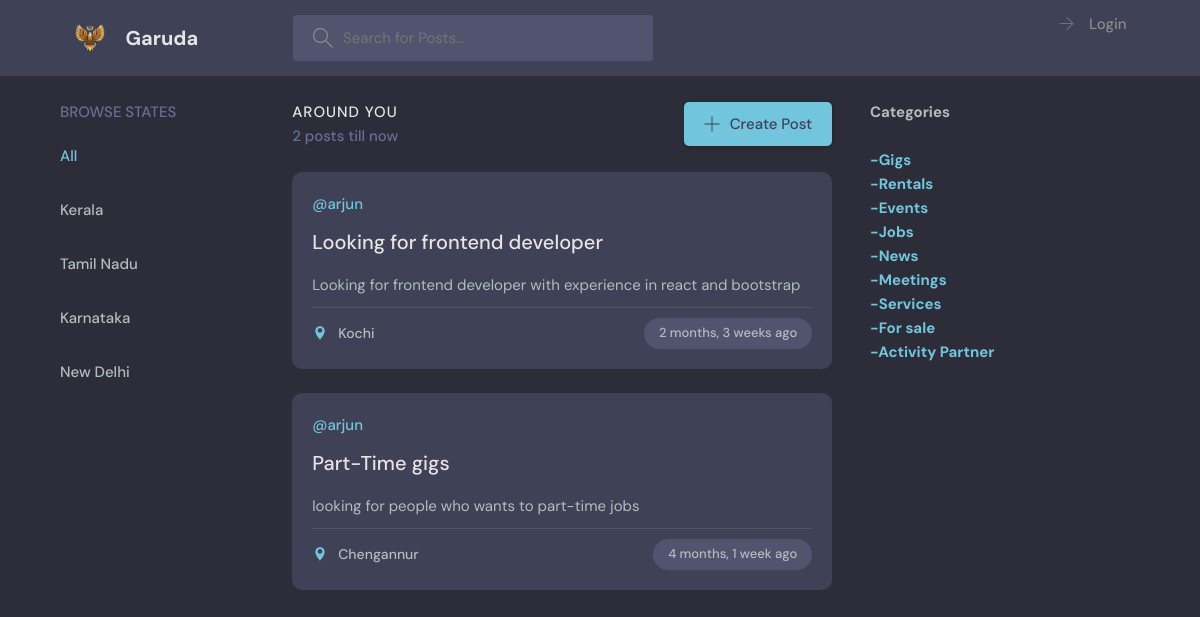
The app's page /, older data.
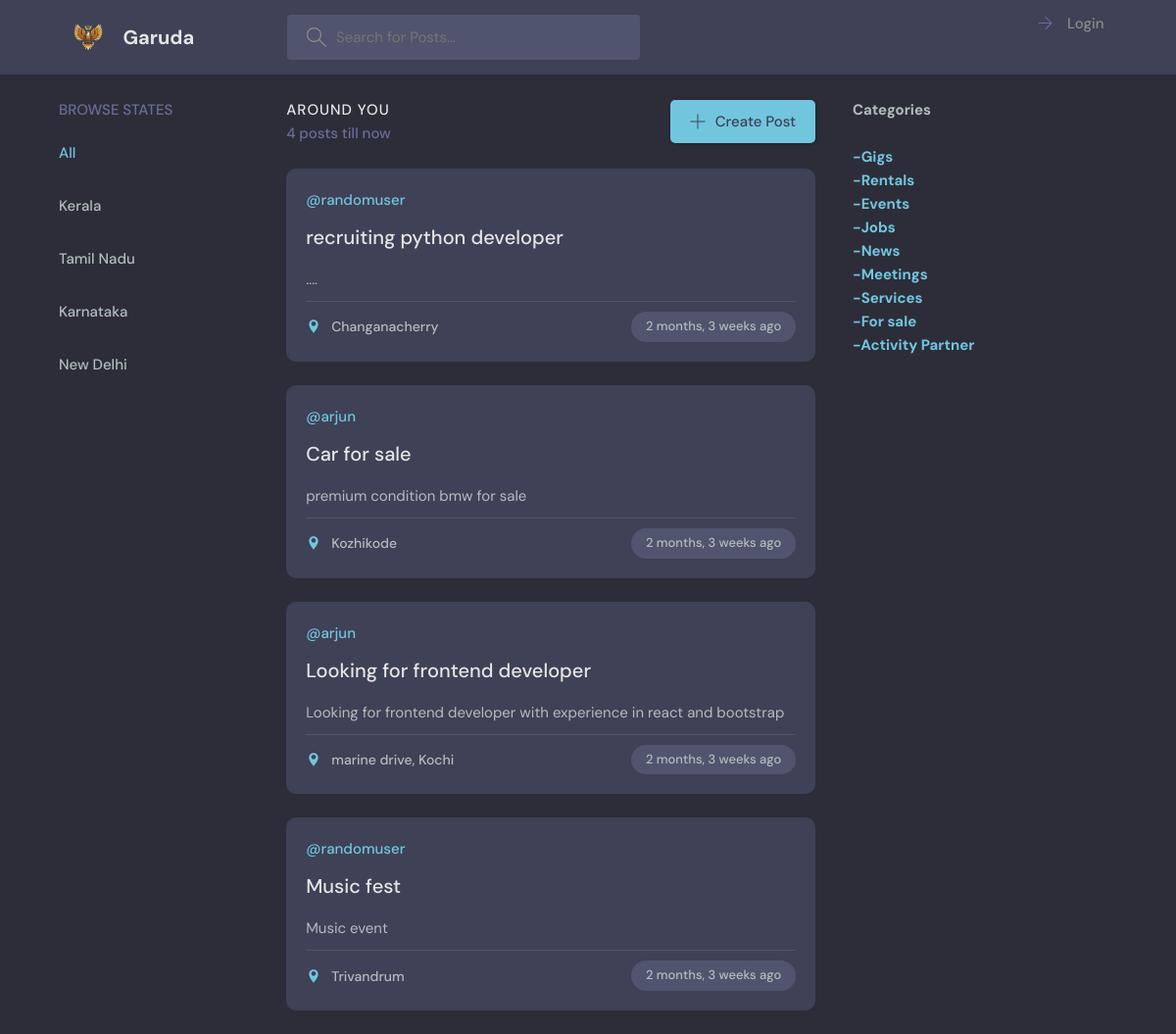
The same page, newer data.
### base/models.py (models this page shows, shortened)
class Post(models.Model):
    category = models.CharField(null=True,max_length=50,default='')
    host = models.ForeignKey(User, on_delete=models.SET_NULL,null=True)
    title = models.CharField(max_length=100)
    description = models.TextField(null=True, blank=True)
    location = models.CharField(null=True, max_length=200,default='')
    city = models.CharField(null=True, max_length=200)
    state = models.CharField(null=True, max_length=200)
    contact = models.TextField(null=False)
    updated = models.DateTimeField(auto_now=True)   #saves time when model is updated
    created = models.DateTimeField(auto_now_add=True) #saves time when model is created (only one time)
    class Meta:
        ordering = [Random()]

### base/views.py (the view)
# urls.py: path('',views.home,name="home"),
def home(request):
    q = request.GET.get('q') if request.GET.get('q') != None else ''
    posts = Post.objects.filter(
    Q(city__icontains=q) |
    Q(title__icontains=q) |
    Q(location__icontains=q) |
    Q(description__icontains=q) |
    Q(host__username__icontains=q) |
    Q(category__icontains=q) |
    Q(state__icontains=q) |
        (Q(city__icontains=q) & Q(title__icontains=q)) |
        (Q(city__icontains=q) & Q(category__icontains=q))
    )
    post_count = posts.count()
    flag = True
    categories = ['Gigs','Rentals','Events','Jobs','News','Meetings','Services','For sale','Activity Partner']
    statelist = ['Kerala','Tamil Nadu','Karnataka','New Delhi']
    context = {'posts': posts,'post_count':post_count,'categories': categories,'statelist':statelist,'flag':flag}
    return render(request,'base/home.html',context)

### base/templates/base/home.html (shortened to what this page needs)
{% extends 'main.html' %}
{% block content %}
    <main class="layout layout--3">
      <div class="container">
        {% include 'base/searchcities.html' %}
        <div class="roomList">
          <div class="roomList__header">
            <div>
              {%if flag%}
              <h2>Around you </h2>
              <p>{{post_count}} posts till now </p>
              {%else%}
              <div>
                <h2>Your Posts </h2>
              </div>
              {%endif%}
            </div>
            <a class="btn btn--main" href="{% url 'createpost' %}">
              <svg version="1.1" xmlns="http://www.w3.org/2000/svg" width="32" height="32" viewBox="0 0 32 32">
                <title>add</title>
                <path
                  d="M16.943 0.943h-1.885v14.115h-14.115v1.885h14.115v14.115h1.885v-14.115h14.115v-1.885h-14.115v-14.115z"
                ></path>
              </svg>
              Create Post
            </a>
          </div>
          {%include 'base/feed.html' %}
        </div>
        {% include 'base/categories.html' %}
      </div>
    </main>
    {%endblock%}

### base/templates/base/feed.html (shortened to what this page needs)
{%for post in posts%}
<div class="roomListRoom">
    <div class="roomListRoom__header">
      <a href="profile.html" class="roomListRoom__author">
        <span>@{{post.host.username}}</span>
      </a>
    </div>
    <div class="roomListRoom__content">
      <a href="{% url 'post' post.id %}">{{post.title}}</a>
      <p>
        {{post.description}}
      </p>
    </div>
    <div class="roomListRoom__meta">
      <a class="roomListRoom__joined">
        <svg xmlns="http://www.w3.org/2000/svg" width="24" height="24" viewBox="0 0 24 24">
            <path d="M12 2C8.139 2 5 5.139 5 9c0 5.25 7 13 7 13s7-7.75 7-13c0-3.861-3.139-7-7-7zm0 9.5c-1.93 0-3.5-1.57-3.5-3.5s1.57-3.5 3.5-3.5 3.5 1.57 3.5 3.5-1.57 3.5-3.5 3.5z"/>
            <path d="M0 0h24v24H0z" fill="none"/>
        </svg>
        {% if post.location %}
        {{post.location}}, {{post.city}}
        {%else%}
        {{post.city}}
        {%endif%}
      </a>
      <p class="roomListRoom__topic">{{post.created|timesince}} ago</p>
    </div>
</div>
{%endfor%}

Row changes from the older to the newer data that the page shows:
removed Post: host.username "arjun", title "Part-Time gigs", description "looking for people who wants to part-time jobs", city "Chengannur", created "4 months, 1 week"
added Post: host.username "randomuser", title "recruiting python developer", description "....", city "Changanacherry", created "2 months, 3 weeks"
added Post: host.username "arjun", title "Car for sale", description "premium condition bmw for sale", city "Kozhikode", created "2 months, 3 weeks"
changed Post "Looking for frontend developer": location (not shown) → "marine drive"
added Post: host.username "randomuser", title "Music fest", description "Music event", city "Trivandrum", created "2 months, 3 weeks"
Text that changed along with them:
{{ post_count }}: "2" → "4"
